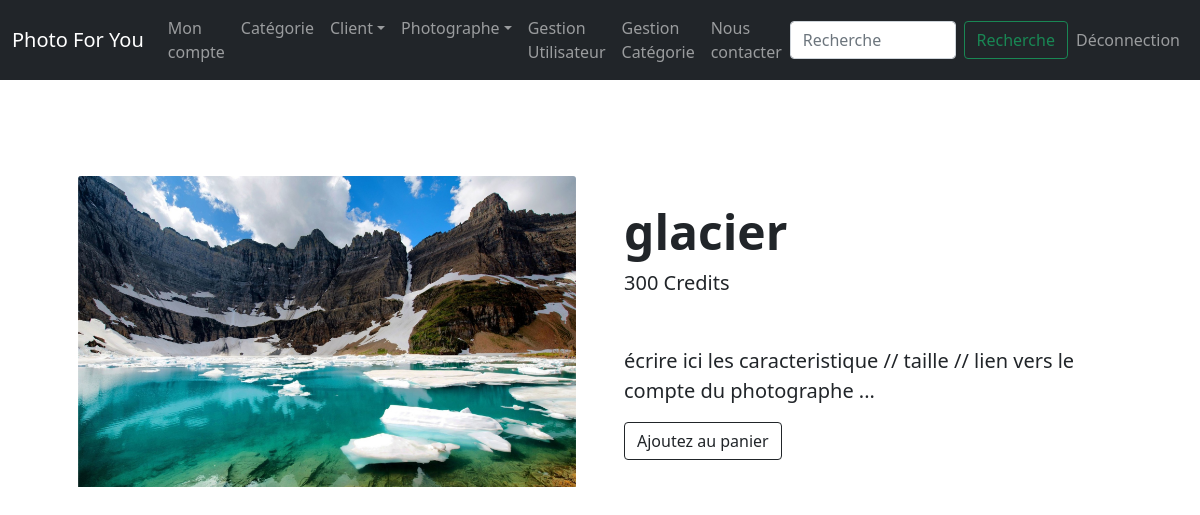
The page /categorie.php?categorie=Paysage&img=30 (signed in) on the database its author committed.
### tables this page shows
CREATE TABLE IF NOT EXISTS `navbar` (
  `id` int(11) NOT NULL AUTO_INCREMENT,
  `acte` varchar(40) NOT NULL,
  `lien` varchar(40) NOT NULL,
  `droit` int(11) NOT NULL,
  PRIMARY KEY (`id`)
);

CREATE TABLE IF NOT EXISTS `image` (
  `id_image` int(11) NOT NULL AUTO_INCREMENT,
  `nom_image` varchar(20) NOT NULL,
  `prix_image` int(11) NOT NULL,
  `chemin_image` varchar(40) NOT NULL,
  `nom_categorie` varchar(60) NOT NULL,
  `id_vendeur` int(11) NOT NULL,
  `id_acheteur` int(11) DEFAULT NULL,
  PRIMARY KEY (`id_image`)
);

### categorie.php (the view, shortened to what this page needs)
<!DOCTYPE html>
<html lang="fr">
<head>
	<?php include "includes/head.php"; ?>
</head>
	<body>
		<?php
		include "includes/bdd.php";
		include "includes/nav.php";
		?>
        <?php
	if(!empty($_GET['categorie'])){
		if(!empty($_GET['img'])){
			$id_image = $_GET['img'];
			$req = $bdd->prepare("SELECT * FROM Image WHERE id_image = :id_image");
			$req->bindValue(':id_image', $id_image);
			$req->execute();
			$data = $req->fetchAll();
			foreach ($data as $li){
				echo '<section class="py-5" >';
				echo '	<div class="container px-4 px-lg-5 my-5">';
				echo '		<div class="row gx-4 gx-lg-5 align-items-center">';
				echo '			<div class="col-md-6"><img class="card-img-top mb-5 mb-md-0" src="'.$li['chemin_image'].'" alt="..." /></div>';
				echo '			<div class="col-md-6">';
				echo '				<h1 class="display-5 fw-bolder">'.$li['nom_image'].'</h1>';
				echo '				<div class="fs-5 mb-5">';
				echo '					<span>'.$li['prix_image'].' Credits</span>';
				echo '				</div>';
				echo '				<p class="lead">écrire ici les caracteristique // taille // lien vers le compte du photographe ...</p>';
				echo '				<div class="d-flex">';
				echo '					<button class="btn btn-outline-dark flex-shrink-0" type="button">Ajoutez au panier</button>';
				echo '				</div>';
				echo '			</div>';
				echo '		</div>';
				echo '	</div>';
				echo '</section>';
			}
		}
	}
?>
	</body>
</html>

### includes/nav.php (shortened to what this page needs)
<nav class="navbar navbar-expand-lg navbar-dark bg-dark">
  <div class="container-fluid">
    <a class="navbar-brand" href="index.php">Photo For You</a>
    <div class="collapse navbar-collapse" id="navbarSupportedContent">
      <ul class="navbar-nav me-auto">
        <?php
      if(isset($_SESSION['grade'])){
          echo '<li class="nav-item"><a class="nav-link" href="profil.php?id='.$_SESSION['id'].'">Mon compte</a></li>';
      }
          ?>
        <li class="nav-item"><a class="nav-link" href="categorie.php">Catégorie</a></li>
<?php
        if(isset($_SESSION['grade'])){
          if($_SESSION['grade'] == 'admin'){
            echo '<li class="nav-item dropdown">';
              echo '<a class="nav-link dropdown-toggle" href="#" id="navbarDropdown" role="button" data-bs-toggle="dropdown" aria-expanded="false">Client</a>';
            echo '</li>';
            echo '<li class="nav-item dropdown">';
              echo '<a class="nav-link dropdown-toggle" href="#" id="navbarDropdown" role="button" data-bs-toggle="dropdown" aria-expanded="false">Photographe</a>';
              echo '</li>';
            $req = $bdd->query("SELECT acte, lien FROM navbar WHERE droit=3");
            $data = $req->fetchAll();
            foreach ($data as $li){
              echo '<li class="nav-item"><a class="nav-link" href='.$li['lien'].'>'.$li['acte'].'</a></li>';
            }
          }
        }
?>
        <li class="nav-item"><a class="nav-link" href="nous-contacter.php">Nous contacter</a></li>
      </ul>
      <form class="d-flex">
        <input class="form-control me-2" type="search" placeholder="Recherche" aria-label="Search">
        <button class="btn btn-outline-success" type="submit">Recherche</button>
      </form>
      <ul class="navbar-nav">
<?php
        if(isset($_SESSION['grade'])){
          echo '<li class="nav-item"><a class="nav-link" href="includes/logout.php">Déconnection</a></li>';
        }else{
          echo '<li class="nav-item"><a class="nav-link" href="connexion.php">Connexion</a></li>';
          echo '<li class="nav-item"><a class="nav-link" href="inscription.php">Inscription</a></li>';
        }
?>
      </ul>
    </div>
  </div>
</nav>

### rows shown on the page
navbar: acte "Gestion Utilisateur"
navbar: acte "Gestion Catégorie"
image: chemin_image (picture), nom_image "glacier", prix_image "300"
